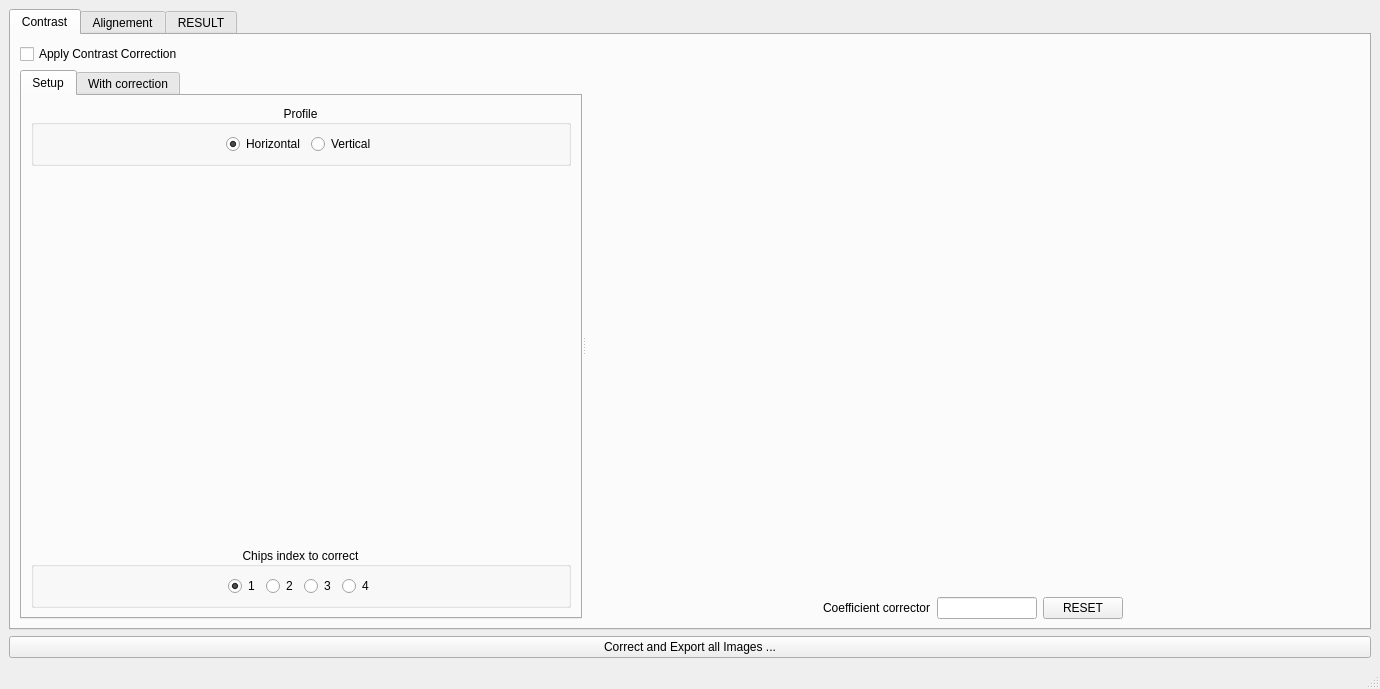
<?xml version="1.0" encoding="UTF-8"?>
<ui version="4.0">
 <class>MainWindow</class>
 <widget class="QMainWindow" name="MainWindow">
  <property name="geometry">
   <rect>
    <x>0</x>
    <y>0</y>
    <width>1380</width>
    <height>689</height>
   </rect>
  </property>
  <property name="windowTitle">
   <string>MainWindow</string>
  </property>
  <widget class="QWidget" name="centralwidget">
   <layout class="QVBoxLayout" name="verticalLayout_4">
    <item>
     <widget class="QTabWidget" name="tabWidget_2">
      <property name="currentIndex">
       <number>0</number>
      </property>
      <widget class="QWidget" name="tab_3">
       <attribute name="title">
        <string>Contrast</string>
       </attribute>
       <layout class="QVBoxLayout" name="verticalLayout_5">
        <item>
         <widget class="QCheckBox" name="apply_contrast_correction_checkBox">
          <property name="text">
           <string>Apply Contrast Correction</string>
          </property>
         </widget>
        </item>
        <item>
         <widget class="QSplitter" name="splitter">
          <property name="orientation">
           <enum>Qt::Horizontal</enum>
          </property>
          <widget class="QTabWidget" name="tabWidget">
           <property name="currentIndex">
            <number>0</number>
           </property>
           <widget class="QWidget" name="tab">
            <attribute name="title">
             <string>Setup</string>
            </attribute>
            <layout class="QVBoxLayout" name="verticalLayout">
             <item>
              <widget class="QGroupBox" name="groupBox">
               <property name="title">
                <string>Profile</string>
               </property>
               <property name="alignment">
                <set>Qt::AlignCenter</set>
               </property>
               <layout class="QHBoxLayout" name="horizontalLayout_2">
                <item>
                 <spacer name="horizontalSpacer_5">
                  <property name="orientation">
                   <enum>Qt::Horizontal</enum>
                  </property>
                  <property name="sizeHint" stdset="0">
                   <size>
                    <width>40</width>
                    <height>20</height>
                   </size>
                  </property>
                 </spacer>
                </item>
                <item>
                 <widget class="QRadioButton" name="horizontal_radioButton">
                  <property name="text">
                   <string>Horizontal</string>
                  </property>
                  <property name="checked">
                   <bool>true</bool>
                  </property>
                 </widget>
                </item>
                <item>
                 <widget class="QRadioButton" name="vertical_radioButton">
                  <property name="text">
                   <string>Vertical</string>
                  </property>
                 </widget>
                </item>
                <item>
                 <spacer name="horizontalSpacer_6">
                  <property name="orientation">
                   <enum>Qt::Horizontal</enum>
                  </property>
                  <property name="sizeHint" stdset="0">
                   <size>
                    <width>40</width>
                    <height>20</height>
                   </size>
                  </property>
                 </spacer>
                </item>
               </layout>
              </widget>
             </item>
             <item>
              <widget class="QWidget" name="setup_widget" native="true">
               <property name="sizePolicy">
                <sizepolicy hsizetype="Expanding" vsizetype="Expanding">
                 <horstretch>0</horstretch>
                 <verstretch>0</verstretch>
                </sizepolicy>
               </property>
              </widget>
             </item>
             <item>
              <widget class="QGroupBox" name="groupBox_2">
               <property name="title">
                <string>Chips index to correct</string>
               </property>
               <property name="alignment">
                <set>Qt::AlignCenter</set>
               </property>
               <layout class="QHBoxLayout" name="horizontalLayout_4">
                <item>
                 <spacer name="horizontalSpacer_4">
                  <property name="orientation">
                   <enum>Qt::Horizontal</enum>
                  </property>
                  <property name="sizeHint" stdset="0">
                   <size>
                    <width>40</width>
                    <height>20</height>
                   </size>
                  </property>
                 </spacer>
                </item>
                <item>
                 <widget class="QRadioButton" name="chip1_radioButton">
                  <property name="text">
                   <string>1</string>
                  </property>
                  <property name="checked">
                   <bool>true</bool>
                  </property>
                 </widget>
                </item>
                <item>
                 <widget class="QRadioButton" name="chip2_radioButton">
                  <property name="text">
                   <string>2</string>
                  </property>
                 </widget>
                </item>
                <item>
                 <widget class="QRadioButton" name="chip3_radioButton">
                  <property name="text">
                   <string>3</string>
                  </property>
                 </widget>
                </item>
                <item>
                 <widget class="QRadioButton" name="chip4_radioButton">
                  <property name="text">
                   <string>4</string>
                  </property>
                 </widget>
                </item>
                <item>
                 <spacer name="horizontalSpacer">
                  <property name="orientation">
                   <enum>Qt::Horizontal</enum>
                  </property>
                  <property name="sizeHint" stdset="0">
                   <size>
                    <width>40</width>
                    <height>20</height>
                   </size>
                  </property>
                 </spacer>
                </item>
               </layout>
              </widget>
             </item>
            </layout>
           </widget>
           <widget class="QWidget" name="tab_2">
            <attribute name="title">
             <string>With correction</string>
            </attribute>
            <layout class="QVBoxLayout" name="verticalLayout_2">
             <item>
              <widget class="QWidget" name="with_correction_widget" native="true">
               <property name="sizePolicy">
                <sizepolicy hsizetype="Expanding" vsizetype="Expanding">
                 <horstretch>0</horstretch>
                 <verstretch>0</verstretch>
                </sizepolicy>
               </property>
              </widget>
             </item>
            </layout>
           </widget>
          </widget>
          <widget class="QWidget" name="layoutWidget">
           <layout class="QVBoxLayout" name="verticalLayout_3">
            <item>
             <widget class="QWidget" name="profile_widget" native="true">
              <property name="sizePolicy">
               <sizepolicy hsizetype="Expanding" vsizetype="Expanding">
                <horstretch>0</horstretch>
                <verstretch>0</verstretch>
               </sizepolicy>
              </property>
             </widget>
            </item>
            <item>
             <layout class="QHBoxLayout" name="horizontalLayout_3">
              <item>
               <spacer name="horizontalSpacer_3">
                <property name="orientation">
                 <enum>Qt::Horizontal</enum>
                </property>
                <property name="sizeHint" stdset="0">
                 <size>
                  <width>40</width>
                  <height>20</height>
                 </size>
                </property>
               </spacer>
              </item>
              <item>
               <widget class="QLabel" name="label_2">
                <property name="text">
                 <string>Coefficient corrector</string>
                </property>
               </widget>
              </item>
              <item>
               <widget class="QLineEdit" name="coefficient_corrector_lineEdit">
                <property name="minimumSize">
                 <size>
                  <width>100</width>
                  <height>0</height>
                 </size>
                </property>
                <property name="maximumSize">
                 <size>
                  <width>100</width>
                  <height>16777215</height>
                 </size>
                </property>
               </widget>
              </item>
              <item>
               <widget class="QPushButton" name="reset_pushButton">
                <property name="text">
                 <string>RESET</string>
                </property>
               </widget>
              </item>
              <item>
               <spacer name="horizontalSpacer_2">
                <property name="orientation">
                 <enum>Qt::Horizontal</enum>
                </property>
                <property name="sizeHint" stdset="0">
                 <size>
                  <width>40</width>
                  <height>20</height>
                 </size>
                </property>
               </spacer>
              </item>
             </layout>
            </item>
           </layout>
          </widget>
         </widget>
        </item>
       </layout>
      </widget>
      <widget class="QWidget" name="tab_4">
       <attribute name="title">
        <string>Alignement</string>
       </attribute>
       <layout class="QVBoxLayout" name="verticalLayout_6">
        <item>
         <widget class="QCheckBox" name="apply_chips_alignment_correction">
          <property name="text">
           <string>Apply Chips Alignment Correction</string>
          </property>
          <property name="checked">
           <bool>false</bool>
          </property>
         </widget>
        </item>
        <item>
         <widget class="QWidget" name="alignment_widget" native="true">
          <property name="sizePolicy">
           <sizepolicy hsizetype="Expanding" vsizetype="Expanding">
            <horstretch>0</horstretch>
            <verstretch>0</verstretch>
           </sizepolicy>
          </property>
         </widget>
        </item>
       </layout>
      </widget>
      <widget class="QWidget" name="tab_7">
       <attribute name="title">
        <string>RESULT</string>
       </attribute>
       <layout class="QVBoxLayout" name="verticalLayout_7">
        <item>
         <widget class="QWidget" name="result_widget" native="true"/>
        </item>
       </layout>
      </widget>
     </widget>
    </item>
    <item>
     <widget class="QPushButton" name="perform_correction_pushButton">
      <property name="text">
       <string>Correct and Export all Images ...</string>
      </property>
     </widget>
    </item>
   </layout>
  </widget>
  <widget class="QMenuBar" name="menubar">
   <property name="geometry">
    <rect>
     <x>0</x>
     <y>0</y>
     <width>1380</width>
     <height>22</height>
    </rect>
   </property>
  </widget>
  <widget class="QStatusBar" name="statusbar"/>
 </widget>
 <resources/>
 <connections>
  <connection>
   <sender>horizontal_radioButton</sender>
   <signal>clicked()</signal>
   <receiver>MainWindow</receiver>
   <slot>profile_type_changed()</slot>
   <hints>
    <hint type="sourcelabel">
     <x>331</x>
     <y>170</y>
    </hint>
    <hint type="destinationlabel">
     <x>9</x>
     <y>149</y>
    </hint>
   </hints>
  </connection>
  <connection>
   <sender>vertical_radioButton</sender>
   <signal>clicked()</signal>
   <receiver>MainWindow</receiver>
   <slot>profile_type_changed()</slot>
   <hints>
    <hint type="sourcelabel">
     <x>413</x>
     <y>170</y>
    </hint>
    <hint type="destinationlabel">
     <x>8</x>
     <y>201</y>
    </hint>
   </hints>
  </connection>
  <connection>
   <sender>chip1_radioButton</sender>
   <signal>clicked()</signal>
   <receiver>MainWindow</receiver>
   <slot>chips_index_changed()</slot>
   <hints>
    <hint type="sourcelabel">
     <x>278</x>
     <y>561</y>
    </hint>
    <hint type="destinationlabel">
     <x>4</x>
     <y>625</y>
    </hint>
   </hints>
  </connection>
  <connection>
   <sender>chip2_radioButton</sender>
   <signal>clicked()</signal>
   <receiver>MainWindow</receiver>
   <slot>chips_index_changed()</slot>
   <hints>
    <hint type="sourcelabel">
     <x>321</x>
     <y>561</y>
    </hint>
    <hint type="destinationlabel">
     <x>4</x>
     <y>584</y>
    </hint>
   </hints>
  </connection>
  <connection>
   <sender>chip3_radioButton</sender>
   <signal>clicked()</signal>
   <receiver>MainWindow</receiver>
   <slot>chips_index_changed()</slot>
   <hints>
    <hint type="sourcelabel">
     <x>365</x>
     <y>561</y>
    </hint>
    <hint type="destinationlabel">
     <x>6</x>
     <y>545</y>
    </hint>
   </hints>
  </connection>
  <connection>
   <sender>chip4_radioButton</sender>
   <signal>clicked()</signal>
   <receiver>MainWindow</receiver>
   <slot>chips_index_changed()</slot>
   <hints>
    <hint type="sourcelabel">
     <x>409</x>
     <y>561</y>
    </hint>
    <hint type="destinationlabel">
     <x>5</x>
     <y>491</y>
    </hint>
   </hints>
  </connection>
  <connection>
   <sender>coefficient_corrector_lineEdit</sender>
   <signal>returnPressed()</signal>
   <receiver>MainWindow</receiver>
   <slot>coefficient_corrector_manually_changed()</slot>
   <hints>
    <hint type="sourcelabel">
     <x>1062</x>
     <y>589</y>
    </hint>
    <hint type="destinationlabel">
     <x>1375</x>
     <y>625</y>
    </hint>
   </hints>
  </connection>
  <connection>
   <sender>reset_pushButton</sender>
   <signal>clicked()</signal>
   <receiver>MainWindow</receiver>
   <slot>reset_button_pushed()</slot>
   <hints>
    <hint type="sourcelabel">
     <x>1147</x>
     <y>596</y>
    </hint>
    <hint type="destinationlabel">
     <x>1375</x>
     <y>555</y>
    </hint>
   </hints>
  </connection>
  <connection>
   <sender>perform_correction_pushButton</sender>
   <signal>clicked()</signal>
   <receiver>MainWindow</receiver>
   <slot>correct_all_images_pushed()</slot>
   <hints>
    <hint type="sourcelabel">
     <x>475</x>
     <y>663</y>
    </hint>
    <hint type="destinationlabel">
     <x>787</x>
     <y>659</y>
    </hint>
   </hints>
  </connection>
  <connection>
   <sender>apply_chips_alignment_correction</sender>
   <signal>clicked()</signal>
   <receiver>MainWindow</receiver>
   <slot>chips_alignment_clicked()</slot>
   <hints>
    <hint type="sourcelabel">
     <x>98</x>
     <y>76</y>
    </hint>
    <hint type="destinationlabel">
     <x>8</x>
     <y>83</y>
    </hint>
   </hints>
  </connection>
 </connections>
 <slots>
  <slot>profile_type_changed()</slot>
  <slot>chips_index_changed()</slot>
  <slot>coefficient_corrector_manually_changed()</slot>
  <slot>reset_button_pushed()</slot>
  <slot>correct_all_images_pushed()</slot>
  <slot>file_slider_moved()</slot>
  <slot>file_slider_clicked()</slot>
  <slot>chips_alignment_clicked()</slot>
 </slots>
</ui>
